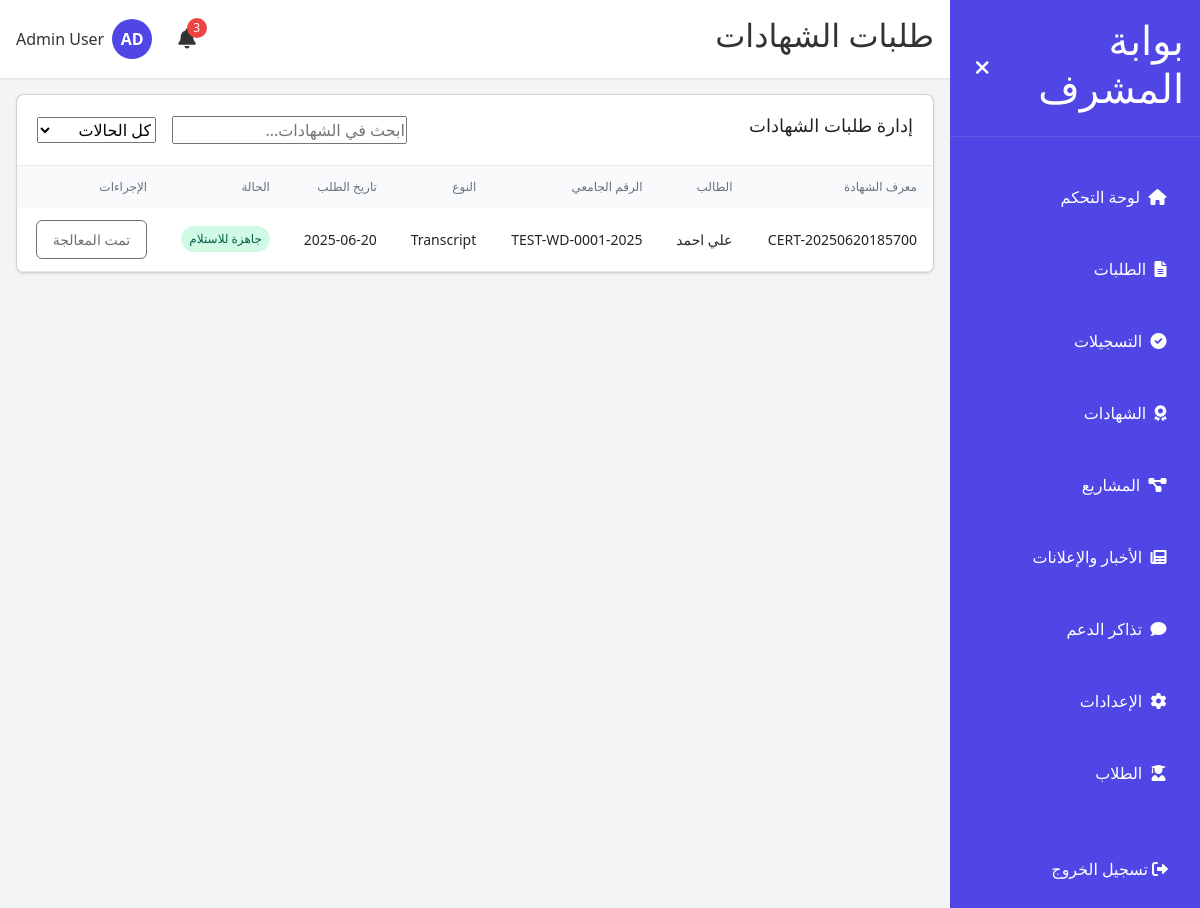
The page /admin/certificates (signed in) on the database its author committed.
### models.py (models this page shows, shortened)
class User(db.Model, UserMixin):
    __tablename__ = 'user'
    id = db.Column(db.Integer, primary_key=True)
    email = db.Column(db.String(120), unique=True, nullable=False)
    password_hash = db.Column(db.String(256), nullable=False)
    full_name = db.Column(db.String(120), nullable=False)
    role = db.Column(db.String(20), default='student')
    created_at = db.Column(db.DateTime, default=lambda: datetime.now(UTC))
    phone = db.Column(db.String(20))
    nationality = db.Column(db.String(50))
    education = db.Column(db.String(100))
    gender = db.Column(db.String(10))
    military_status = db.Column(db.String(20))
    is_verified = db.Column(db.Boolean, default=False, nullable=False)
    applications = db.relationship('Application', back_populates='user', lazy=True)
    documents = db.relationship('Document', back_populates='user', lazy=True)
    certificates = db.relationship('Certificate', back_populates='user', lazy=True)
    tickets = db.relationship('Ticket', back_populates='user', lazy=True)
    notifications = db.relationship('Notification', back_populates='user', lazy=True)
    enrollments = db.relationship('CourseEnrollment', back_populates='student', lazy=True)
    payments = db.relationship('Payment', back_populates='user', lazy=True)
    projects = db.relationship('Project', back_populates='user', lazy=True)
    def is_admin(self):
        return self.role == 'admin'

class Certificate(db.Model):
    __tablename__ = 'certificates'
    id = db.Column(db.Integer, primary_key=True)
    cert_id = db.Column(db.String(50), unique=True)
    user_id = db.Column(db.Integer, db.ForeignKey('user.id'), nullable=False)
    type = db.Column(db.String(100), nullable=False)
    purpose = db.Column(db.Text)
    copies = db.Column(db.Integer, default=1)
    status = db.Column(db.String(50), default='Pending Payment')
    request_date = db.Column(db.DateTime, default=lambda: datetime.now(UTC))
    user = db.relationship('User', back_populates='certificates')

class StudentID(db.Model):
    __tablename__ = 'student_id'
    id = db.Column(db.Integer, primary_key=True)
    student_id = db.Column(db.String(50), unique=True, nullable=False)
    application_id = db.Column(db.Integer, db.ForeignKey('application.id'), unique=True, nullable=False)
    issue_date = db.Column(db.DateTime, default=lambda: datetime.now(UTC))
    created_at = db.Column(db.DateTime, default=lambda: datetime.now(UTC))
    application = db.relationship('Application', back_populates='student_id')

### run.py (the view)
@app.route('/admin/certificates')
@login_required
def admin_certificates():
    if not current_user.is_admin():
        return redirect(url_for('student_dashboard'))
    certificates = Certificate.query.order_by(Certificate.request_date.desc()).all()
    return render_template('admin/certificates.html', certificates=certificates)

### run.py (called while the page is built, shortened)
@login_manager.user_loader
def load_user(user_id):
    return User.query.get(int(user_id))

@app.template_filter('time_ago')
def time_ago_filter(time):
    now = datetime.now(UTC)
    if time.tzinfo is None:
        time = time.replace(tzinfo=UTC)
    diff = now - time
    seconds = diff.total_seconds()
    if seconds < 60:
        return "الآن"
    elif seconds < 86400: # Less than a day
        hours = int(seconds / 3600)
        if hours == 1:
            return "منذ ساعة واحدة"
        elif hours == 2:
            return "منذ ساعتين"
        elif 3 <= hours <= 10:
            return f"منذ {hours} ساعات"
        else:
            return f"منذ {hours} ساعة"
    else:
        return time.strftime("%Y-%m-%d")

@app.template_filter('slice')
def slice_filter(iterable, start, end=None):
    if end is None:
        return iterable[start:]
    return iterable[start:end]

@app.context_processor
def inject_now():
    return {'now': datetime.now(UTC)}

@app.context_processor
def utility_processor():
    return {
        'now': datetime.now(UTC),
        's3_url': s3_url_filter  # --- S3 INTEGRATION: Make s3_url function available globally in templates
    }

### templates/admin/certificates.html (shortened to what this page needs)
{% extends "admin_layout.html" %}
{% block page_title %}طلبات الشهادات{% endblock %}
{% block main_content %}
<div class="card">
    <div class="card-header-with-actions">
        <h3>إدارة طلبات الشهادات</h3>
        <div class="header-actions">
            <div class="search-container">
                <input type="text" id="search-input" placeholder="ابحث في الشهادات..." class="form-input">
            </div>
            <select id="status-filter" class="form-input">
                <option value="">كل الحالات</option>
            </select>
        </div>
    </div>
    <div class="table-container">
        <table class="full-width-table">
            <thead>
                <tr>
                    <th>معرف الشهادة</th>
                    <th>الطالب</th>
                    <th>الرقم الجامعي</th>
                    <th>النوع</th>
                    <th>تاريخ الطلب</th>
                    <th>الحالة</th>
                    <th>الإجراءات</th>
                </tr>
            </thead>
            <tbody>
                {% for certificate in certificates %}
                    <tr>
                        <td>{{ certificate.cert_id }}</td>
                        <td>{{ certificate.user.full_name }}</td>
                        <td>
                            {% set student_id = namespace(value='غير متوفر') %}
                            {% for app in certificate.user.applications %}
                                {% if app.student_id and student_id.value == 'غير متوفر' %}
                                    {% set student_id.value = app.student_id.student_id %}
                                {% endif %}
                            {% endfor %}
                            {{ student_id.value }}
                        </td>
                        <td>{{ certificate.type }}</td>
                        <td>{{ certificate.request_date.strftime('%Y-%m-%d') }}</td>
                        <td>
                            <span class="status-badge
                                {% if certificate.status == 'بانتظار الدفع' %}yellow
                                {% elif certificate.status == 'قيد التجهيز' %}blue
                                {% elif certificate.status == 'جاهزة للاستلام' %}green
                                {% endif %}">
                                {{ certificate.status }}
                            </span>
                        </td>
                        <td>
                            {% if certificate.status == 'بانتظار الدفع' %}
                                <button class="btn disabled" title="لا يمكن اتخاذ إجراء حتى يدفع الطالب الرسوم">
                                    بانتظار الدفع
                                </button>
                            {% elif certificate.status == 'قيد التجهيز' %}
                                <button class="btn primary process-cert-btn"
                                    data-id="{{ certificate.id }}"
                                    data-cert-id="{{ certificate.cert_id }}">
                                    تحديد كجاهزة
                                </button>
                            {% elif certificate.status == 'جاهزة للاستلام' %}
                                <button class="btn disabled">
                                    تمت المعالجة
                                </button>
                            {% endif %}
                        </td>
                    </tr>
                {% else %}
                    <tr>
                        <td colspan="7" class="text-center">لا توجد طلبات شهادات</td>
                    </tr>
                {% endfor %}
            </tbody>
        </table>
    </div>
</div>
{% endblock %}

### templates/admin_layout.html (shortened to what this page needs)
{% extends "base.html" %}
{% block content %}
<div class="dashboard-container">
    <div id="sidebar" class="sidebar">
        <div class="sidebar-header">
            <h1 id="sidebar-title">بوابة المشرف</h1>
            <button id="toggle-sidebar" class="btn-icon">
                <i class="fas fa-times"></i>
            </button>
        </div>
        <nav class="sidebar-nav">
            <ul class="nav-list">
                <li class="nav-item">
                    <a href="{{ url_for('admin_dashboard') }}" class="nav-link {% if request.endpoint == 'admin_dashboard' %}active{% endif %}">
                        <i class="fas fa-home"></i>
                        <span class="nav-text">لوحة التحكم</span>
                    </a>
                </li>
                <li class="nav-item">
                    <a href="{{ url_for('admin_applications') }}" class="nav-link {% if request.endpoint == 'admin_applications' %}active{% endif %}" id="admin-applications-link">
                        <i class="fas fa-file-alt"></i>
                        <span class="nav-text">الطلبات</span>
                    </a>
                </li>
                <li class="nav-item">
                    <a href="{{ url_for('admin_enrollments') }}" class="nav-link {% if request.endpoint == 'admin_enrollments' %}active{% endif %}">
                        <i class="fas fa-check-circle"></i>
                        <span class="nav-text">التسجيلات</span>
                    </a>
                </li>
                <li class="nav-item">
                    <a href="{{ url_for('admin_certificates') }}" class="nav-link {% if request.endpoint == 'admin_certificates' %}active{% endif %}">
                        <i class="fas fa-award"></i>
                        <span class="nav-text">الشهادات</span>
                    </a>
                </li>
                <li class="nav-item">
                    <a href="{{ url_for('admin_projects') }}" class="nav-link {% if request.endpoint == 'admin_projects' %}active{% endif %}">
                        <i class="fas fa-project-diagram"></i>
                        <span class="nav-text">المشاريع</span>
                    </a>
                </li>
                <li class="nav-item">
                    <a href="{{ url_for('admin_news') }}" class="nav-link {% if 'news' in request.endpoint %}active{% endif %}">
                        <i class="fas fa-newspaper"></i>
                        <span class="nav-text">الأخبار والإعلانات</span>
                    </a>
                </li>
                <li class="nav-item">
                    <a href="{{ url_for('admin_tickets') }}" class="nav-link {% if request.endpoint == 'admin_tickets' %}active{% endif %}">
                        <i class="fas fa-comment"></i>
                        <span class="nav-text">تذاكر الدعم</span>
                    </a>
                </li>
                <li class="nav-item">
                    <a href="{{ url_for('admin_settings') }}" class="nav-link {% if request.endpoint == 'admin_settings' %}active{% endif %}">
                        <i class="fas fa-cog"></i>
                        <span class="nav-text">الإعدادات</span>
                    </a>
                </li>
                <li class="nav-item">
                    <a href="{{ url_for('admin_students') }}" class="nav-link {% if request.endpoint == 'admin_students' %}active{% endif %}">
                        <i class="fas fa-user-graduate"></i>
                        <span class="nav-text">الطلاب</span>
                    </a>
                </li>
            </ul>
        </nav>
        <div class="logout-container">
            <a href="{{ url_for('logout') }}" class="nav-item">
                <i class="fas fa-sign-out-alt"></i>
                <span class="nav-text">تسجيل الخروج</span>
            </a>
        </div>
    </div>
    <div class="main-content">
        <header class="header">
            <div class="header-content">
                <h2 id="page-title">{% block page_title %}لوحة التحكم{% endblock %}</h2>
                <div class="header-actions">
                    <div class="notification-container">
                        <button id="notification-btn" class="btn-icon">
                            <i class="fas fa-bell"></i>
                            {% set unread_notifications = current_user.notifications|selectattr('read', 'equalto', false)|list %}
                            {% if unread_notifications %}
                                <span id="notification-badge" class="notification-badge">{{ unread_notifications|length }}</span>
                            {% endif %}
                        </button>
                    </div>
                    <div class="user-container">
                        <div class="avatar">AD</div>
                        <span id="user-name" class="user-name">{{ current_user.full_name }}</span>
                    </div>
                </div>
            </div>
        </header>
        <main class="content">
            {% block main_content %}{% endblock %}
        </main>
    </div>
</div>
{% endblock %}

### rows shown on the page
User: full_name "Admin User"
Certificate: cert_id "CERT-20250620185700", user.full_name "علي احمد", type "Transcript", request_date "2025-06-20", status "جاهزة للاستلام", shows "تمت المعالجة"
StudentID: value "2025-TEST-WD-0001"

### other values the page prints
{{ unread_notifications|length }} "3"
